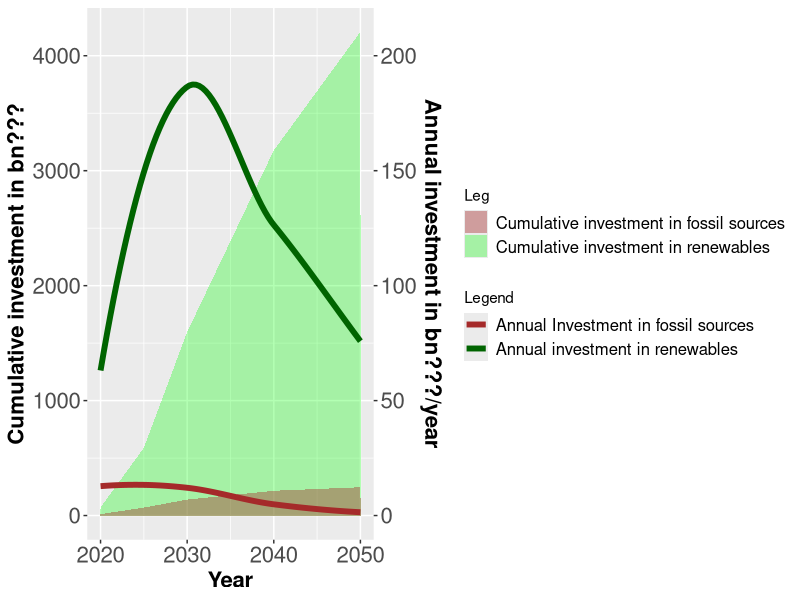

The R source for this figure:
library(tidyverse)
library(ggplot2)
investments <- read_delim("investments.csv", delim = ",")
coef <- 20
colors <- c("Annual investment in renewables" = "darkgreen","Annual Investment in fossil sources" = "brown")
fills <- c("Cumulative investment in renewables" = "green","Cumulative investment in fossil sources" = "brown" )
ggplot() +
  geom_area(aes(x=investments$Year, y=investments$RES_cum+investments$FOS_cum,fill = "Cumulative investment in renewables"), alpha = 0.3)+
  geom_area(aes(x=investments$Year, y=investments$FOS_cum, fill = "Cumulative investment in fossil sources"), alpha = 0.4)+
  geom_smooth(aes(x=investments$Year, y=investments$RES_an*coef, color = "Annual investment in renewables"),span = 1,se = FALSE, size = 2)+
  geom_smooth(aes(x=investments$Year, y=investments$FOS_an*coef,color = "Annual Investment in fossil sources"), span = 1, se = FALSE,  size = 2) +
  labs(x="Year", color = "Legend", fill = "Leg")+
  scale_color_manual(values = colors) +
  scale_fill_manual(values = fills)+
  scale_y_continuous(
    
    # Features of the first axis
    name = "Cumulative investment in bn???",
    
    # Add a second axis and specify its features
    sec.axis = sec_axis(~./coef, name="Annual investment in bn???/year")
  )+
  theme(axis.text=element_text(size=16),
        
        axis.title=element_text(size=16,face="bold"),
        legend.text =element_text(size=12) ,
        legend.position = "right")
